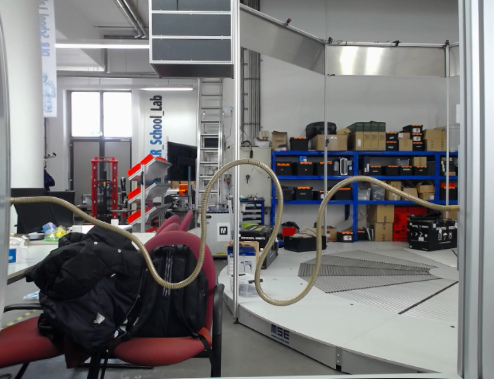
#> input picture Drahterfassung_OpenCV/Bilder/Test6.png, 494 x 379 px, found by its file name
$ python Edge_Detection.py
#> lines starting #> are read from the running program, lines starting #| are printed output that depends on the picture; after the words box and inside, x2 and y2 are one past the last pixel; in counts of white or black regions, pixels touching at a corner belong together
"""
===========================
@Author  : aguajardo<aguajardo.me>
@Version: 1.0    28/03/2017
This is a color detection method that allows to focus onto the
color being detected with color variance.
===========================
"""

import cv2
import numpy as np
import matplotlib.pyplot as plt

def edge_vision(name, minval, maxval, apsize, scale):
#> called with name = 'Bilder\\Test6.png', minval = 100, maxval = 200, apsize = 3, scale = 1
    img = cv2.imread(name,0)
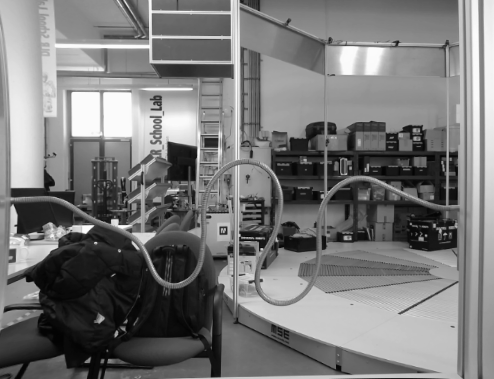
#> img: shape (379, 494); min 2, max 251, mean 120.2
    img = cv2.resize(img, None, fx=scale, fy=scale)

    edges = cv2.Canny(img, minval, maxval, apertureSize=apsize, L2gradient=True)
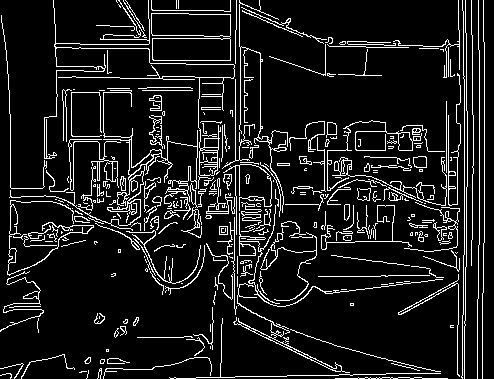
#> edges: shape (379, 494); 10.5% white in thin lines or dots
    ret, edges_binary = cv2.threshold(edges, 1, 1, cv2.THRESH_BINARY_INV)
#> edges_binary: shape (379, 494); values 0 (black) and 1 (white), 89.5% white; black in thin lines or dots


    return edges_binary

cv2.imshow('edges', edge_vision('Bilder\Test6.png', 100, 200, 3, 1)*255)
cv2.waitKey(0)

$ run again, with Drahterfassung_OpenCV/Bilder/Test5.png copied over Drahterfassung_OpenCV/Bilder/Test6.png
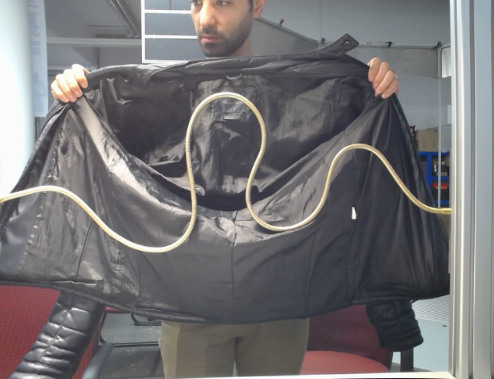
#> input picture Drahterfassung_OpenCV/Bilder/Test5.png, 494 x 379 px, found by its file name
#> in edge_vision, `img = cv2.imread(name,0)`:
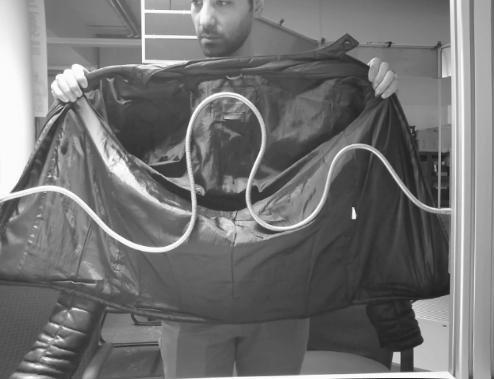
#> img: shape (379, 494); min 27, max 251, mean 115.2
#> in edge_vision, `edges = cv2.Canny(img, minval, maxval, apertureSize=apsize, L2gradient..`:
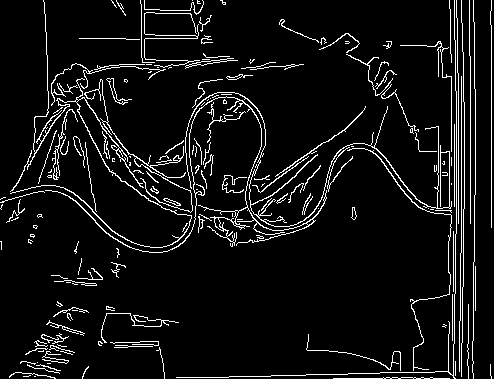
#> edges: shape (379, 494); 7% white in thin lines or dots
#> edges_binary: shape (379, 494); values 0 (black) and 1 (white), 93% white; black in thin lines or dots

$ run again, with Drahterfassung_OpenCV/Bilder/Test8.png copied over Drahterfassung_OpenCV/Bilder/Test6.png
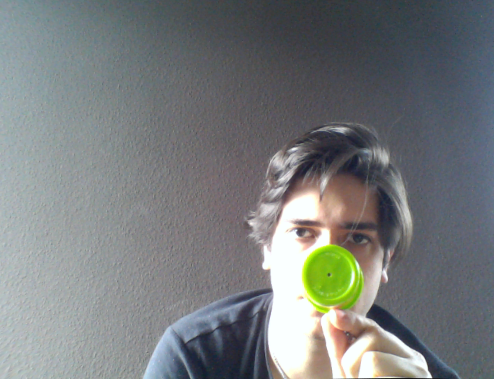
#> input picture Drahterfassung_OpenCV/Bilder/Test8.png, 494 x 379 px, found by its file name
#> in edge_vision, `img = cv2.imread(name,0)`:
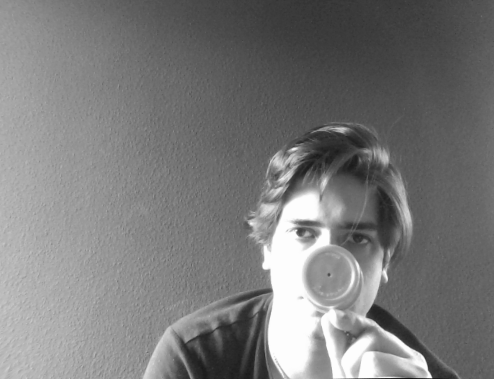
#> img: shape (379, 494); min 16, max 254, mean 121.9
#> in edge_vision, `edges = cv2.Canny(img, minval, maxval, apertureSize=apsize, L2gradient..`:
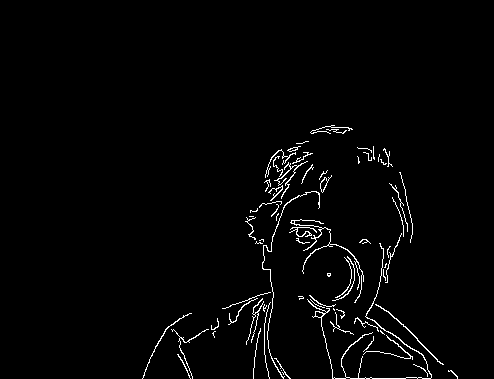
#> edges: shape (379, 494); 2% white in thin lines or dots, all inside (x1, y1, x2, y2) = (142, 125, 458, 379)
